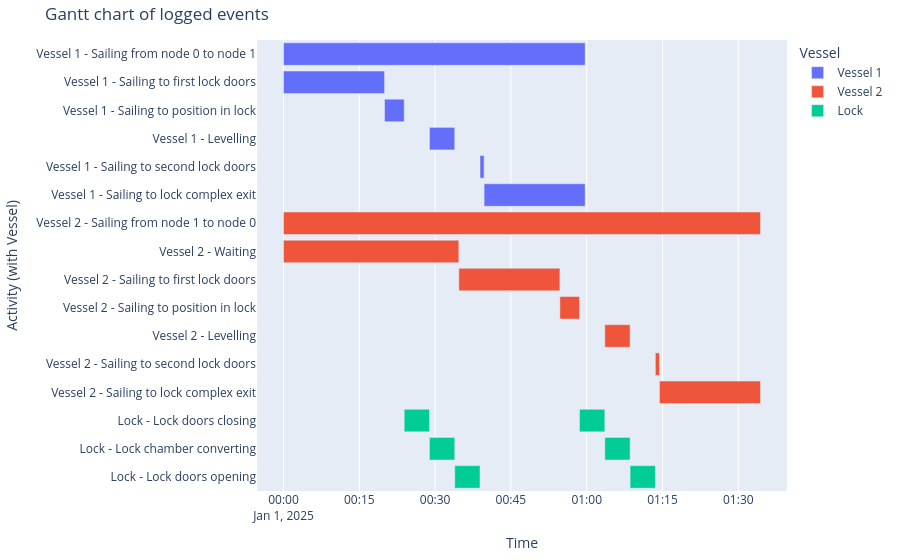

The code cell stored with this chart in its notebook:
### Code cell
df_eventtable = opentnsim.core.logutils.logbook2eventtable([vessel_1, vessel_2, lock])
generate_vessel_gantt_chart(df_eventtable)

### Figure 1 — Plotly figure (JSON) as saved in the notebook; plotly's stock layout.template omitted (floating-point values rounded to 4 significant figures)
{"data": [{"base": ["2025-01-01T00:00:00.000000000", "2025-01-01T00:00:00.000000000", "2025-01-01T00:20:00.000000000", "2025-01-01T00:28:53.333333000", "2025-01-01T00:38:53.333333000", "2025-01-01T00:39:41.929446000"], "hovertemplate": "object name=Vessel 1<br>start time=%{base}<br>stop time=%{x}<br>activity label=%{y}<extra></extra>", "legendgroup": "Vessel 1", "marker": {"color": "#636efa", "pattern": {"shape": ""}}, "name": "Vessel 1", "orientation": "h", "showlegend": true, "textposition": "auto", "type": "bar", "x": [3581929, 1200000, 233333, 300000, 48596, 1200000], "xaxis": "x", "y": ["Vessel 1 - Sailing from node 0 to node 1", "Vessel 1 - Sailing to first lock doors", "Vessel 1 - Sailing to position in lock", "Vessel 1 - Levelling", "Vessel 1 - Sailing to second lock doors", "Vessel 1 - Sailing to lock complex exit"], "yaxis": "y"}, {"base": ["2025-01-01T00:00:00.000000000", "2025-01-01T00:00:00.000000000", "2025-01-01T00:34:41.929445000", "2025-01-01T00:54:41.929445000", "2025-01-01T01:03:35.262778000", "2025-01-01T01:13:35.262779000", "2025-01-01T01:14:23.858891000"], "hovertemplate": "object name=Vessel 2<br>start time=%{base}<br>stop time=%{x}<br>activity label=%{y}<extra></extra>", "legendgroup": "Vessel 2", "marker": {"color": "#EF553B", "pattern": {"shape": ""}}, "name": "Vessel 2", "orientation": "h", "showlegend": true, "textposition": "auto", "type": "bar", "x": [5663858, 2081929, 1200000, 233333, 300000, 48596, 1200000], "xaxis": "x", "y": ["Vessel 2 - Sailing from node 1 to node 0", "Vessel 2 - Waiting", "Vessel 2 - Sailing to first lock doors", "Vessel 2 - Sailing to position in lock", "Vessel 2 - Levelling", "Vessel 2 - Sailing to second lock doors", "Vessel 2 - Sailing to lock complex exit"], "yaxis": "y"}, {"base": ["2025-01-01T00:23:53.333333000", "2025-01-01T00:28:53.333333000", "2025-01-01T00:33:53.333333000", "2025-01-01T00:58:35.262778000", "2025-01-01T01:03:35.262778000", "2025-01-01T01:08:35.262778000"], "hovertemplate": "object name=Lock<br>start time=%{base}<br>stop time=%{x}<br>activity label=%{y}<extra></extra>", "legendgroup": "Lock", "marker": {"color": "#00cc96", "pattern": {"shape": ""}}, "name": "Lock", "orientation": "h", "showlegend": true, "textposition": "auto", "type": "bar", "x": [300000, 300000, 300000, 300000, 300000, 300000], "xaxis": "x", "y": ["Lock - Lock doors closing", "Lock - Lock chamber converting", "Lock - Lock doors opening", "Lock - Lock doors closing", "Lock - Lock chamber converting", "Lock - Lock doors opening"], "yaxis": "y"}], "layout": {"barmode": "overlay", "legend": {"title": {"text": "Vessel"}, "tracegroupgap": 0}, "margin": {"b": 20, "l": 20, "r": 20, "t": 40}, "title": {"text": "Gantt chart of logged events"}, "xaxis": {"anchor": "y", "domain": [0, 1], "title": {"text": "Time"}, "type": "date"}, "yaxis": {"anchor": "x", "autorange": "reversed", "domain": [0, 1], "title": {"text": "Activity (with Vessel)"}}}}
